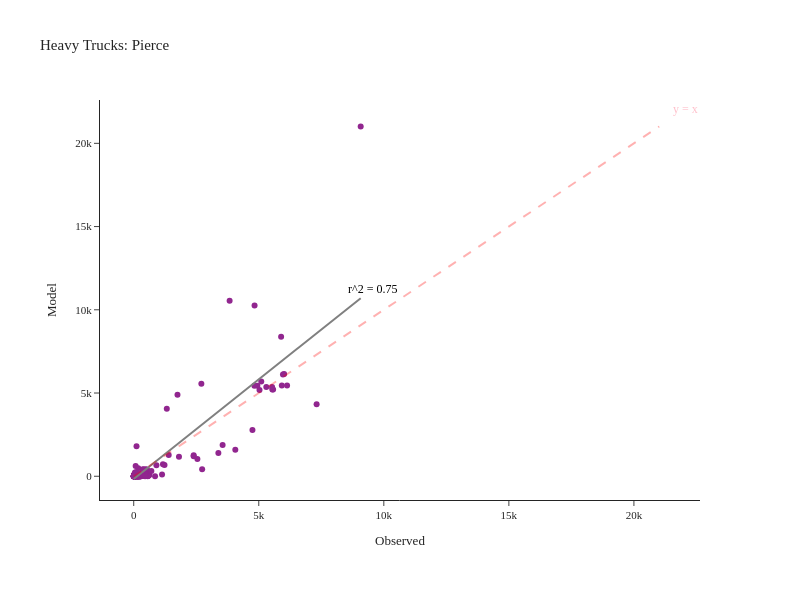

Here is the notebook cell this chart was saved with:
### Code cell
fig = create_truck_chart(df_daily_heavy, 'Heavy', 'Pierce')
fig.show()

### Figure 1 — Plotly figure (JSON) as saved in the notebook; plotly's stock layout.template omitted (floating-point values rounded to 4 significant figures; data arrays with more than 128 entries replaced by an {"elided": "..."} marker saying what was removed)
{"data": [{"customdata": {"elided": "238x2 str values"}, "hovertemplate": "Observed=%{x}<br>Model=%{y}<br>location=%{customdata[0]}<br>County=%{customdata[1]}<extra></extra>", "legendgroup": "", "line": {"color": "Grey", "width": 2}, "marker": {"color": "#91268F", "symbol": "circle"}, "mode": "markers", "name": "", "orientation": "v", "showlegend": false, "type": "scatter", "x": {"elided": "238 int values"}, "xaxis": "x", "y": {"elided": "238 int values"}, "yaxis": "y"}, {"hovertemplate": "Observed=%{x}<br>Model=%{y}<extra></extra>", "legendgroup": "", "line": {"color": "Grey", "dash": "solid", "width": 2}, "marker": {"symbol": "circle"}, "mode": "lines", "name": "", "orientation": "v", "showlegend": false, "type": "scatter", "x": [0.0, 91.67, 183.3, 275.0, 366.7, 458.3, 550.0, 641.7, 733.3, 825.0, 916.7, 1008.0, 1100.0, 1192.0, 1283.0, 1375.0, 1467.0, 1558.0, 1650.0, 1742.0, 1833.0, 1925.0, 2017.0, 2108.0, 2200.0, 2292.0, 2383.0, 2475.0, 2567.0, 2658.0, 2750.0, 2842.0, 2933.0, 3025.0, 3117.0, 3208.0, 3300.0, 3392.0, 3483.0, 3575.0, 3667.0, 3758.0, 3850.0, 3942.0, 4033.0, 4125.0, 4217.0, 4308.0, 4400.0, 4492.0, 4583.0, 4675.0, 4767.0, 4858.0, 4950.0, 5042.0, 5133.0, 5225.0, 5317.0, 5408.0, 5500.0, 5592.0, 5683.0, 5775.0, 5867.0, 5958.0, 6050.0, 6142.0, 6233.0, 6325.0, 6417.0, 6508.0, 6600.0, 6692.0, 6783.0, 6875.0, 6967.0, 7058.0, 7150.0, 7242.0, 7333.0, 7425.0, 7517.0, 7608.0, 7700.0, 7792.0, 7883.0, 7975.0, 8067.0, 8158.0, 8250.0, 8342.0, 8433.0, 8525.0, 8617.0, 8708.0, 8800.0, 8892.0, 8983.0, 9075.0], "xaxis": "x", "y": [-170.9, -61.09, 48.7, 158.5, 268.3, 378.1, 487.9, 597.6, 707.4, 817.2, 927.0, 1037.0, 1147.0, 1256.0, 1366.0, 1476.0, 1586.0, 1696.0, 1805.0, 1915.0, 2025.0, 2135.0, 2244.0, 2354.0, 2464.0, 2574.0, 2684.0, 2793.0, 2903.0, 3013.0, 3123.0, 3233.0, 3342.0, 3452.0, 3562.0, 3672.0, 3782.0, 3891.0, 4001.0, 4111.0, 4221.0, 4330.0, 4440.0, 4550.0, 4660.0, 4770.0, 4879.0, 4989.0, 5099.0, 5209.0, 5319.0, 5428.0, 5538.0, 5648.0, 5758.0, 5868.0, 5977.0, 6087.0, 6197.0, 6307.0, 6416.0, 6526.0, 6636.0, 6746.0, 6856.0, 6965.0, 7075.0, 7185.0, 7295.0, 7405.0, 7514.0, 7624.0, 7734.0, 7844.0, 7954.0, 8063.0, 8173.0, 8283.0, 8393.0, 8502.0, 8612.0, 8722.0, 8832.0, 8942.0, 9051.0, 9161.0, 9271.0, 9381.0, 9491.0, 9600.0, 9710.0, 9820.0, 9930.0, 10040.0, 10150.0, 10260.0, 10370.0, 10480.0, 10590.0, 10700.0], "yaxis": "y"}], "layout": {"annotations": [{"align": "right", "font": {"color": "pink", "size": 12}, "showarrow": false, "text": "y = x", "x": 22060.0, "y": 22060.0}, {"align": "right", "font": {"color": "black", "size": 12}, "showarrow": false, "text": "r^2 = 0.75", "x": 9529.0, "y": 11230.0}], "height": 600, "legend": {"tracegroupgap": 0}, "margin": {"b": 100, "l": 100, "r": 100, "t": 100}, "shapes": [{"line": {"color": "Red", "dash": "dash", "width": 2}, "type": "line", "x0": 0, "x1": 21012, "y0": 0, "y1": 21012}], "title": {"text": "Heavy Trucks: Pierce"}, "width": 800, "xaxis": {"anchor": "y", "domain": [0.0, 1.0], "title": {"text": "Observed"}}, "yaxis": {"anchor": "x", "domain": [0.0, 1.0], "title": {"text": "Model"}}}}
